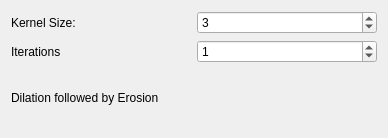
<?xml version="1.0" encoding="UTF-8"?>
<ui version="4.0">
 <class>closing</class>
 <widget class="QWidget" name="closing">
  <property name="geometry">
   <rect>
    <x>0</x>
    <y>0</y>
    <width>388</width>
    <height>138</height>
   </rect>
  </property>
  <property name="windowTitle">
   <string>Form</string>
  </property>
  <layout class="QGridLayout" name="gridLayout">
   <item row="0" column="0">
    <widget class="QLabel" name="label">
     <property name="text">
      <string>Kernel Size:</string>
     </property>
    </widget>
   </item>
   <item row="0" column="1">
    <widget class="QSpinBox" name="size">
     <property name="minimum">
      <number>1</number>
     </property>
     <property name="singleStep">
      <number>2</number>
     </property>
     <property name="value">
      <number>3</number>
     </property>
    </widget>
   </item>
   <item row="2" column="0" colspan="2">
    <widget class="QLabel" name="label_2">
     <property name="text">
      <string>Dilation followed by Erosion</string>
     </property>
    </widget>
   </item>
   <item row="1" column="0">
    <widget class="QLabel" name="label_3">
     <property name="text">
      <string>Iterations</string>
     </property>
    </widget>
   </item>
   <item row="1" column="1">
    <widget class="QSpinBox" name="iterations">
     <property name="value">
      <number>1</number>
     </property>
    </widget>
   </item>
  </layout>
 </widget>
 <resources/>
 <connections/>
</ui>
